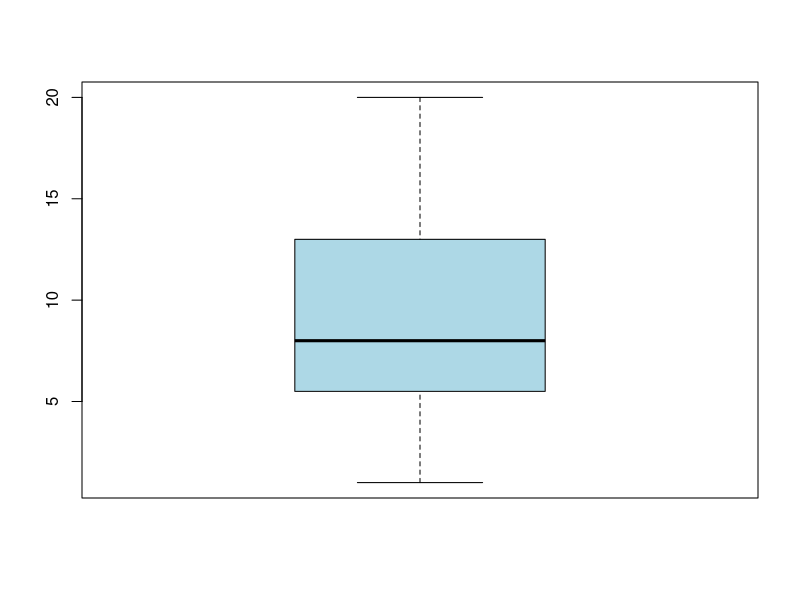

The R script that drew this image:
## ---- chunk 1
numb<-sample(1:20,15,replace=TRUE)
## ---- chunk 2
numb
## ---- chunk 3
boxplot(numb, col="lightblue")
## ---- chunk 4
summary(numb)
